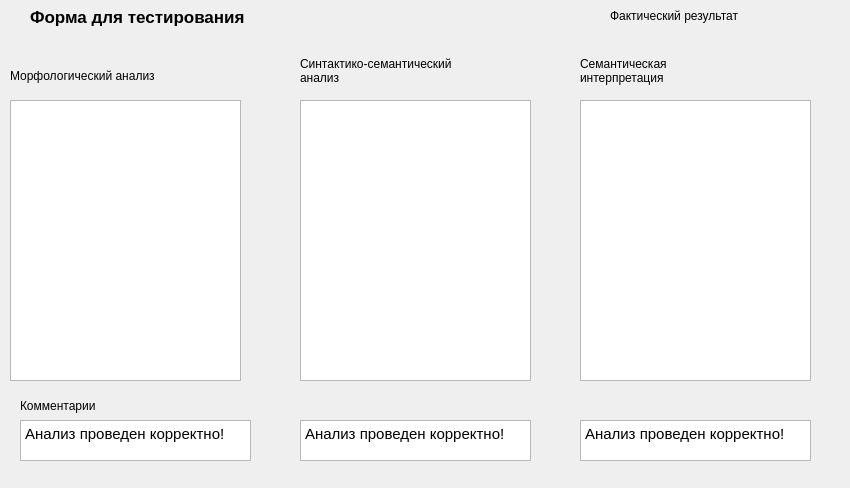
<?xml version="1.0" encoding="UTF-8"?>
<ui version="4.0">
 <class>alertshow2</class>
 <widget class="QDialog" name="alertshow2">
  <property name="geometry">
   <rect>
    <x>0</x>
    <y>0</y>
    <width>850</width>
    <height>488</height>
   </rect>
  </property>
  <property name="windowTitle">
   <string>Dialog</string>
  </property>
  <widget class="QLabel" name="label_3">
   <property name="geometry">
    <rect>
     <x>610</x>
     <y>-10</y>
     <width>331</width>
     <height>51</height>
    </rect>
   </property>
   <property name="text">
    <string>Фактический результат</string>
   </property>
  </widget>
  <widget class="QTextBrowser" name="textBrowser_6">
   <property name="geometry">
    <rect>
     <x>580</x>
     <y>420</y>
     <width>231</width>
     <height>41</height>
    </rect>
   </property>
   <property name="html">
    <string>&lt;!DOCTYPE HTML PUBLIC &quot;-//W3C//DTD HTML 4.0//EN&quot; &quot;http://www.w3.org/TR/REC-html40/strict.dtd&quot;&gt;
&lt;html&gt;&lt;head&gt;&lt;meta name=&quot;qrichtext&quot; content=&quot;1&quot; /&gt;&lt;style type=&quot;text/css&quot;&gt;
p, li { white-space: pre-wrap; }
&lt;/style&gt;&lt;/head&gt;&lt;body style=&quot; font-family:'Ubuntu'; font-size:11pt; font-weight:400; font-style:normal;&quot;&gt;
&lt;p style=&quot; margin-top:0px; margin-bottom:0px; margin-left:0px; margin-right:0px; -qt-block-indent:0; text-indent:0px;&quot;&gt;Анализ проведен корректно!&lt;/p&gt;&lt;/body&gt;&lt;/html&gt;</string>
   </property>
  </widget>
  <widget class="QLabel" name="label_5">
   <property name="geometry">
    <rect>
     <x>300</x>
     <y>30</y>
     <width>381</width>
     <height>81</height>
    </rect>
   </property>
   <property name="text">
    <string>Синтактико-семантический
анализ</string>
   </property>
  </widget>
  <widget class="QTextBrowser" name="si_pre">
   <property name="geometry">
    <rect>
     <x>580</x>
     <y>100</y>
     <width>231</width>
     <height>281</height>
    </rect>
   </property>
  </widget>
  <widget class="QLabel" name="label">
   <property name="geometry">
    <rect>
     <x>30</x>
     <y>0</y>
     <width>451</width>
     <height>34</height>
    </rect>
   </property>
   <property name="font">
    <font>
     <pointsize>13</pointsize>
     <weight>75</weight>
     <bold>true</bold>
    </font>
   </property>
   <property name="text">
    <string>Форма для тестирования</string>
   </property>
  </widget>
  <widget class="QLabel" name="label_4">
   <property name="geometry">
    <rect>
     <x>10</x>
     <y>50</y>
     <width>381</width>
     <height>51</height>
    </rect>
   </property>
   <property name="text">
    <string>Морфологический анализ</string>
   </property>
  </widget>
  <widget class="QLabel" name="label_7">
   <property name="geometry">
    <rect>
     <x>20</x>
     <y>380</y>
     <width>331</width>
     <height>51</height>
    </rect>
   </property>
   <property name="text">
    <string>Комментарии</string>
   </property>
  </widget>
  <widget class="QTextBrowser" name="ss_pre">
   <property name="geometry">
    <rect>
     <x>300</x>
     <y>100</y>
     <width>231</width>
     <height>281</height>
    </rect>
   </property>
  </widget>
  <widget class="QTextBrowser" name="textBrowser_5">
   <property name="geometry">
    <rect>
     <x>300</x>
     <y>420</y>
     <width>231</width>
     <height>41</height>
    </rect>
   </property>
   <property name="html">
    <string>&lt;!DOCTYPE HTML PUBLIC &quot;-//W3C//DTD HTML 4.0//EN&quot; &quot;http://www.w3.org/TR/REC-html40/strict.dtd&quot;&gt;
&lt;html&gt;&lt;head&gt;&lt;meta name=&quot;qrichtext&quot; content=&quot;1&quot; /&gt;&lt;style type=&quot;text/css&quot;&gt;
p, li { white-space: pre-wrap; }
&lt;/style&gt;&lt;/head&gt;&lt;body style=&quot; font-family:'Ubuntu'; font-size:11pt; font-weight:400; font-style:normal;&quot;&gt;
&lt;p style=&quot; margin-top:0px; margin-bottom:0px; margin-left:0px; margin-right:0px; -qt-block-indent:0; text-indent:0px;&quot;&gt;Анализ проведен корректно!&lt;/p&gt;&lt;/body&gt;&lt;/html&gt;</string>
   </property>
  </widget>
  <widget class="QLabel" name="label_6">
   <property name="geometry">
    <rect>
     <x>580</x>
     <y>30</y>
     <width>381</width>
     <height>81</height>
    </rect>
   </property>
   <property name="text">
    <string>Семантическая
интерпретация</string>
   </property>
  </widget>
  <widget class="QTextBrowser" name="textBrowser_4">
   <property name="geometry">
    <rect>
     <x>20</x>
     <y>420</y>
     <width>231</width>
     <height>41</height>
    </rect>
   </property>
   <property name="html">
    <string>&lt;!DOCTYPE HTML PUBLIC &quot;-//W3C//DTD HTML 4.0//EN&quot; &quot;http://www.w3.org/TR/REC-html40/strict.dtd&quot;&gt;
&lt;html&gt;&lt;head&gt;&lt;meta name=&quot;qrichtext&quot; content=&quot;1&quot; /&gt;&lt;style type=&quot;text/css&quot;&gt;
p, li { white-space: pre-wrap; }
&lt;/style&gt;&lt;/head&gt;&lt;body style=&quot; font-family:'Ubuntu'; font-size:11pt; font-weight:400; font-style:normal;&quot;&gt;
&lt;p style=&quot; margin-top:0px; margin-bottom:0px; margin-left:0px; margin-right:0px; -qt-block-indent:0; text-indent:0px;&quot;&gt;Анализ проведен корректно!&lt;/p&gt;&lt;/body&gt;&lt;/html&gt;</string>
   </property>
  </widget>
  <widget class="QTextBrowser" name="m_pre">
   <property name="geometry">
    <rect>
     <x>10</x>
     <y>100</y>
     <width>231</width>
     <height>281</height>
    </rect>
   </property>
  </widget>
 </widget>
 <resources/>
 <connections/>
</ui>
